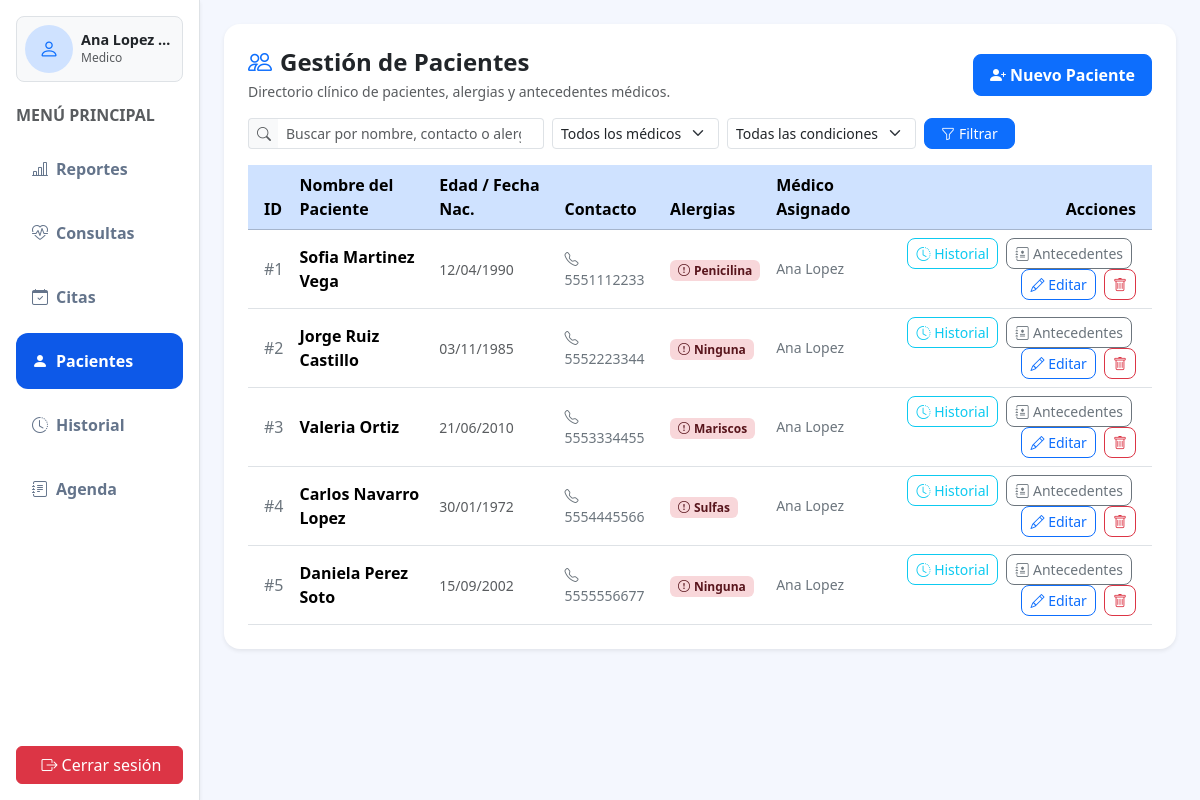
The app's page /Sistema_De_Gestion_CExp/views/pacientes.php (signed in) with its own data.
### tables this page shows
CREATE TABLE IF NOT EXISTS paciente(
	id_paciente INT AUTO_INCREMENT PRIMARY KEY,
    id_medico INT NOT NULL,
	nombre VARCHAR(20) NOT NULL,
	apellido_paterno VARCHAR(20) NOT NULL,
	apellido_materno VARCHAR(20),
	fecha_nacimiento DATE NOT NULL,
	alergia TEXT,
	contacto VARCHAR(100),
    CONSTRAINT fk_medico_paciente FOREIGN KEY (id_medico) REFERENCES medico(id_medico) ON DELETE RESTRICT
);

### Sistema_De_Gestion_CExp/config/auth.php (called while the page is built, shortened)
<?php
function tienePermiso($codename)
{
    $permisos = $_SESSION['permisos'] ?? [];
    return in_array($codename, $permisos, true);
}
?>

### Sistema_De_Gestion_CExp/controllers/pacienteController.php (called while the page is built, shortened)
<?php
require_once __DIR__ . '/../config/auth.php';
require_once __DIR__ . '/../models/paciente.php';
function obtenerDatosPacientes($buscar = '', $id_medico = 0, $alergia = '')
{
    $database      = new Database();
    $db            = $database->getConnection();
    $pacienteModel = new paciente($db);
    return [
        'medicos_lista'   => $pacienteModel->obtenerMedicos(),
        'pacientes_lista' => $pacienteModel->listarConFiltros($buscar, $id_medico, $alergia),
    ];
}
?>

### Sistema_De_Gestion_CExp/models/paciente.php (called while the page is built, shortened)
<?php
require_once __DIR__ . '/Modelo.php';
class paciente extends Modelo
{
    protected $tabla = 'paciente';
    public function listarConFiltros($buscar = '', $id_medico = 0, $alergia = '')
    {
        $condiciones = [];
        $types       = '';
        $params      = [];
        $buscar = trim($buscar);
        $id_medico = (int)$id_medico;
        $where = !empty($condiciones) ? 'WHERE ' . implode(' AND ', $condiciones) : '';
        $query = "SELECT
                    p.id_paciente,
                    p.id_medico,
                    p.nombre,
                    p.apellido_paterno,
                    COALESCE(p.apellido_materno, '') AS apellido_materno,
                    p.fecha_nacimiento,
                    COALESCE(p.alergia, '') AS alergia,
                    COALESCE(p.contacto, '') AS contacto,
                    CONCAT(m.nombre, ' ', m.apellido_paterno) AS medico_nombre,
                    COALESCE(MAX(a.notas), '') AS antecedentes
                  FROM {$this->tabla} p
                  INNER JOIN medico m ON p.id_medico = m.id_medico
                  LEFT JOIN antecedentes a ON p.id_paciente = a.id_paciente
                  {$where}
                  GROUP BY p.id_paciente, p.id_medico, p.nombre, p.apellido_paterno, p.apellido_materno,
                           p.fecha_nacimiento, p.alergia, p.contacto, m.nombre, m.apellido_paterno
                  ORDER BY p.id_paciente ASC";
        $stmt = $this->ejecutar($query, $types, $params);
        $resultado = $stmt->get_result();
        return $resultado ? $resultado->fetch_all(MYSQLI_ASSOC) : [];
    }
    public function obtenerMedicos()
    {
        $query = "SELECT id_medico, CONCAT(nombre, ' ', apellido_paterno) AS nombre_completo
                  FROM medico
                  ORDER BY nombre ASC";
        $stmt = $this->ejecutar($query);
        $resultado = $stmt->get_result();
        return $resultado ? $resultado->fetch_all(MYSQLI_ASSOC) : [];
    }
}

### Sistema_De_Gestion_CExp/models/Modelo.php (called while the page is built, shortened)
<?php
class Modelo
{
    protected $conn;
    public function __construct($db = null)
    {
        if ($db !== null) {
            $this->conn = $db;
        } else {
            $database = new Database();
            $this->conn = $database->getConnection();
        }
    }
    protected function ejecutar($sql, $types = '', $params = [])
    {
        $stmt = $this->conn->prepare($sql);
        $stmt->execute();
        return $stmt;
    }
}

### Sistema_De_Gestion_CExp/views/pacientes.php (the view, shortened to what this page needs)
<?php
require_once '../config/auth.php';
require_once '../controllers/pacienteController.php';
if (!defined('EN_PLANTILLA_BASE')) {
    require_once '../templatesReutilizables/template.base.php';
    return;
}
$filtro_buscar   = trim($_GET['buscar'] ?? '');
$filtro_medico   = $_GET['medico'] ?? '';
$filtro_alergia  = $_GET['alergia'] ?? '';
$datos_pacientes = obtenerDatosPacientes($filtro_buscar, $filtro_medico, $filtro_alergia);
$pacientes_lista = $datos_pacientes['pacientes_lista'] ?? [];
?>
<section class="bg-white p-4 rounded-4 shadow-sm mb-4">
    <header class="d-flex flex-wrap justify-content-between align-items-center gap-2 mb-3">
        <div>
            <h4 class="fw-bold mb-1">
                <i class="bi bi-people text-primary me-2"></i>Gestión de Pacientes
            </h4>
            <p class="text-muted small mb-0">Directorio clínico de pacientes, alergias y antecedentes médicos.</p>
        </div>
        <?php if (tienePermiso('add_patient')): ?>
            <button type="button" class="btn btn-primary fw-semibold px-3 py-2 rounded-3" data-bs-toggle="modal" data-bs-target="#modalNuevoPaciente">
                <i class="bi bi-person-plus-fill me-1"></i>Nuevo Paciente
            </button>
        <?php endif; ?>
    </header>
    <form class="row g-2 align-items-center mb-3" method="GET" action="pacientes.php">
        <div class="col-4">
            <div class="input-group input-group-sm">
                <span class="input-group-text bg-light border-end-0"><i class="bi bi-search text-muted"></i></span>
                <input type="search" name="buscar" class="form-control border-start-0" placeholder="Buscar por nombre, contacto o alergia..." value="<?= htmlspecialchars($filtro_buscar) ?>">
            </div>
        </div>
        <div class="col-auto">
            <select name="medico" class="form-select form-select-sm">
                <option value="">Todos los médicos</option>
            </select>
        </div>
        <div class="col-auto">
            <select name="alergia" class="form-select form-select-sm">
                <option value="">Todas las condiciones</option>
            </select>
        </div>
        <div class="col-auto d-flex gap-1">
            <button type="submit" class="btn btn-primary btn-sm rounded-3 px-3">
                <i class="bi bi-funnel me-1"></i>Filtrar
            </button>
        </div>
    </form>
    <div class="table-responsive">
        <table class="table table-hover align-middle mb-0">
            <thead class="table-primary">
                <tr>
                    <th scope="col" class="ps-3">ID</th>
                    <th scope="col">Nombre del Paciente</th>
                    <th scope="col">Edad / Fecha Nac.</th>
                    <th scope="col">Contacto</th>
                    <th scope="col">Alergias</th>
                    <th scope="col">Médico Asignado</th>
                    <th scope="col" class="text-end pe-3">Acciones</th>
                </tr>
            </thead>
            <tbody>
                <?php if (empty($pacientes_lista)): ?>
                    <tr>
                        <td colspan="7" class="text-center py-4 text-muted">
                            <i class="bi bi-inbox fs-4 d-block mb-1"></i>
                            No se encontraron pacientes con los filtros seleccionados.
                        </td>
                    </tr>
                <?php else: ?>
                    <?php foreach ($pacientes_lista as $p):
                        $id_p = (int)$p['id_paciente'];
                        $nombre_completo = trim($p['nombre'] . ' ' . $p['apellido_paterno'] . ' ' . $p['apellido_materno']);
                        $tiene_alergia = !empty(trim($p['alergia'] ?? ''));
                    ?>
                        <tr>
                            <td class="ps-3 fw-medium text-secondary">#<?= $id_p ?></td>
                            <td class="fw-semibold"><?= htmlspecialchars($nombre_completo) ?></td>
                            <td>
                                <small class="text-muted"><?= !empty($p['fecha_nacimiento']) ? htmlspecialchars(date('d/m/Y', strtotime($p['fecha_nacimiento']))) : 'N/A' ?></small>
                            </td>
                            <td class="text-secondary small">
                                <i class="bi bi-telephone me-1"></i><?= htmlspecialchars($p['contacto']) ?>
                            </td>
                            <td>
                                <?php if ($tiene_alergia): ?>
                                    <span class="badge bg-danger-subtle text-danger-emphasis">
                                        <i class="bi bi-exclamation-circle me-1"></i><?= htmlspecialchars($p['alergia']) ?>
                                    </span>
                                <?php else: ?>
                                    <span class="badge bg-secondary-subtle text-secondary-emphasis">Ninguna</span>
                                <?php endif; ?>
                            </td>
                            <td class="text-secondary small"><?= htmlspecialchars($p['medico_nombre']) ?></td>
                            <td class="text-end pe-3">
                                <a href="historial.php?id_paciente=<?= $id_p ?>" class="btn btn-outline-info btn-sm rounded-3 me-1">
                                    <i class="bi bi-clock-history"></i> Historial
                                </a>
                                <button type="button" class="btn btn-outline-secondary btn-sm rounded-3 me-1" data-bs-toggle="modal" data-bs-target="#modalAntecedentes<?= $id_p ?>">
                                    <i class="bi bi-journal-medical"></i> Antecedentes
                                </button>
                                <?php if (tienePermiso('change_patient')): ?>
                                    <button type="button" class="btn btn-outline-primary btn-sm rounded-3 me-1" data-bs-toggle="modal" data-bs-target="#modalEditarPaciente<?= $id_p ?>">
                                        <i class="bi bi-pencil"></i> Editar
                                    </button>
                                <?php endif; ?>
                                <?php if (tienePermiso('change_patient')): ?>
                                    <button type="button" class="btn btn-outline-danger btn-sm rounded-3" data-bs-toggle="modal" data-bs-target="#modalEliminarPaciente<?= $id_p ?>">
                                        <i class="bi bi-trash"></i>
                                    </button>
                                <?php endif; ?>
                            </td>
                        </tr>
                    <?php endforeach; ?>
                <?php endif; ?>
            </tbody>
        </table>
    </div>
</section>

### records on screen
paciente: id_paciente "1", nombre_completo "Sofia Martinez Vega", fecha_nacimiento "12/04/1990", contacto "5551112233", alergia "Penicilina", medico_nombre "Ana Lopez"
paciente: id_paciente "2", nombre_completo "Jorge Ruiz Castillo", fecha_nacimiento "03/11/1985", contacto "5552223344", alergia "Ninguna", medico_nombre "Ana Lopez"
paciente: id_paciente "3", nombre_completo "Valeria Ortiz", fecha_nacimiento "21/06/2010", contacto "5553334455", alergia "Mariscos", medico_nombre "Ana Lopez"
paciente: id_paciente "4", nombre_completo "Carlos Navarro Lopez", fecha_nacimiento "30/01/1972", contacto "5554445566", alergia "Sulfas", medico_nombre "Ana Lopez"
paciente: id_paciente "5", nombre_completo "Daniela Perez Soto", fecha_nacimiento "15/09/2002", contacto "5555556677", alergia "Ninguna", medico_nombre "Ana Lopez"

### other values on screen
$nombre_usuario_sesion "Ana Lopez…"
$rol_usuario_sesion "Medico"
